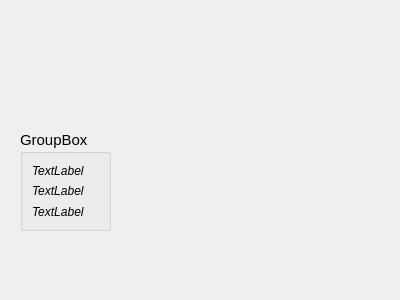
<?xml version="1.0" encoding="UTF-8"?>
<ui version="4.0">
 <class>Form</class>
 <widget class="QWidget" name="Form">
  <property name="geometry">
   <rect>
    <x>0</x>
    <y>0</y>
    <width>400</width>
    <height>300</height>
   </rect>
  </property>
  <property name="windowTitle">
   <string>Form</string>
  </property>
  <widget class="QGroupBox" name="groupBox">
   <property name="geometry">
    <rect>
     <x>20</x>
     <y>130</y>
     <width>91</width>
     <height>101</height>
    </rect>
   </property>
   <property name="font">
    <font>
     <pointsize>11</pointsize>
    </font>
   </property>
   <property name="title">
    <string>GroupBox</string>
   </property>
   <layout class="QVBoxLayout" name="verticalLayout_2">
    <item>
     <widget class="QLabel" name="label_4">
      <property name="font">
       <font>
        <pointsize>9</pointsize>
        <italic>true</italic>
       </font>
      </property>
      <property name="text">
       <string>TextLabel</string>
      </property>
     </widget>
    </item>
    <item>
     <widget class="QLabel" name="label_6">
      <property name="font">
       <font>
        <pointsize>9</pointsize>
        <italic>true</italic>
       </font>
      </property>
      <property name="text">
       <string>TextLabel</string>
      </property>
     </widget>
    </item>
    <item>
     <widget class="QLabel" name="label_5">
      <property name="font">
       <font>
        <pointsize>9</pointsize>
        <italic>true</italic>
       </font>
      </property>
      <property name="text">
       <string>TextLabel</string>
      </property>
     </widget>
    </item>
   </layout>
  </widget>
 </widget>
 <resources/>
 <connections/>
</ui>
